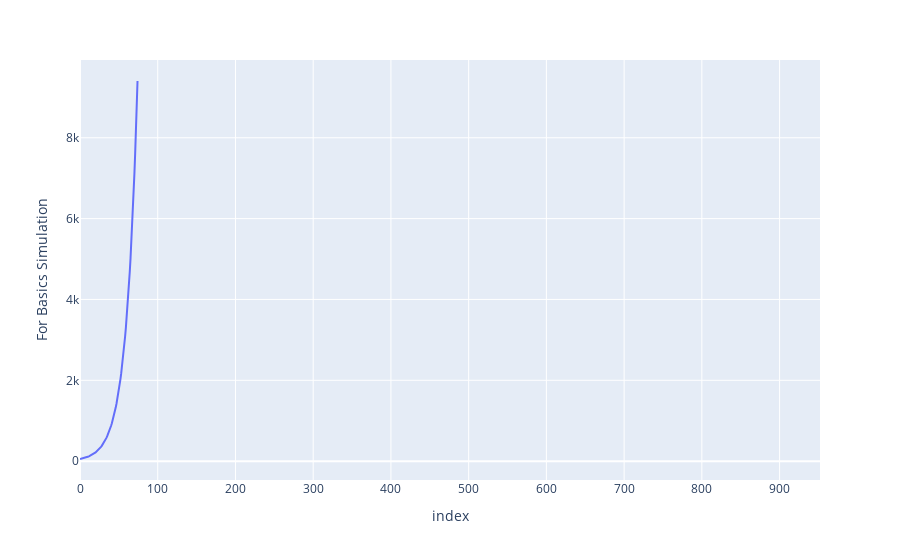
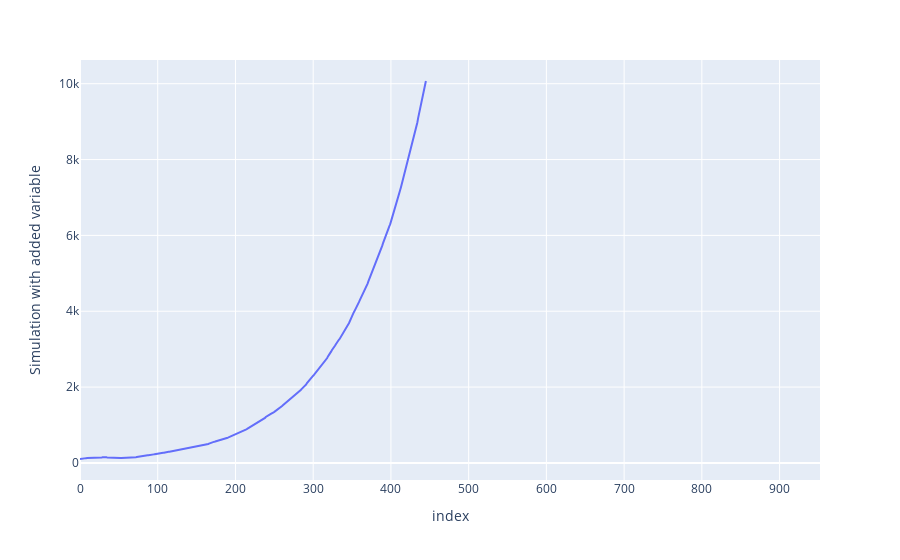
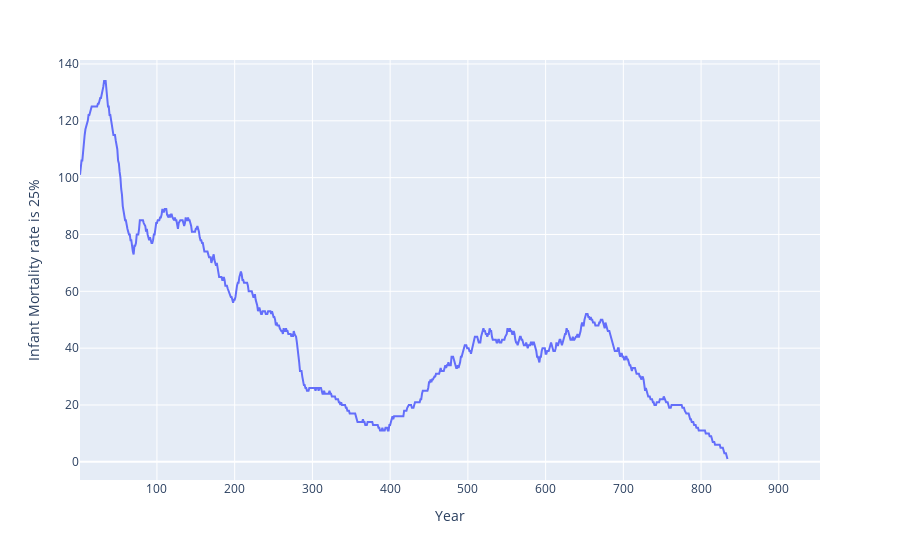
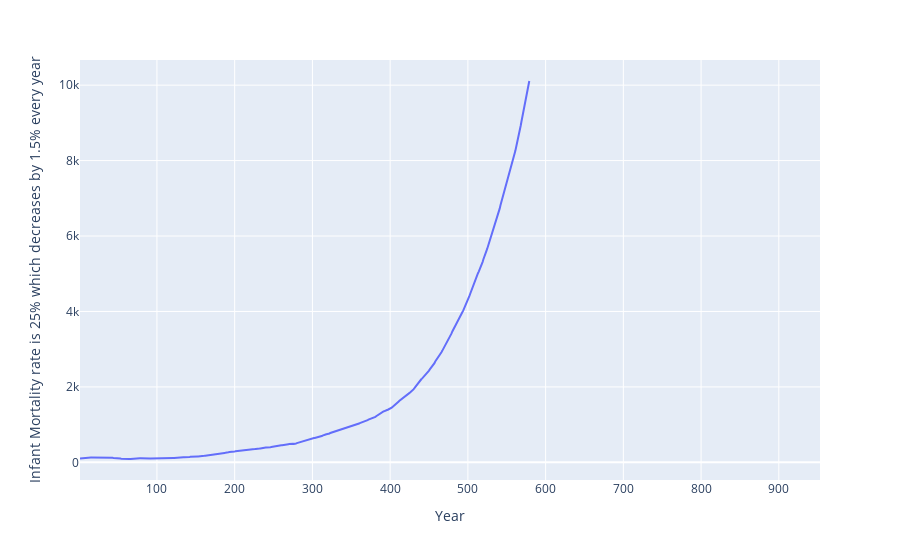

The code cell stored with these charts, in order, in its notebook:
### Code cell
import dash
import plotly.express as px
import pandas as pd
from dash import html
from dash import dcc
from dash.dependencies import Output, Input

# Data Exploration with Pandas
# ------------------------------------------------------------------------------------------------------------
# df = pd.read_excel("dash_data.xlsx") # it is very slow compared to csv
df = pd.read_csv("dash_data.csv")
# print(df[:5]) # print 5 rows
# print(df.iloc[:5, [0,5]]) # print 5 rows and 1st + 6th column using iloc
# print(df.loc[:5, ["Simulation with Default Code"]]) # print 5 rows of 6th column using loc

# print(df.'For Basics Simulation'.nunique()) # unable to use column name?

# print(df.nunique(0)) # number of unique  entries row-wise
# print(df.nunique(1)) # number of unique entries column-wise

# Data Visualization with Plotly
# ------------------------------------------------------------------------------------------------------------
fig_line = px.line(data_frame=df, y="For Basics Simulation")
fig_line.show()
fig_line = px.line(data_frame=df, y="Simulation with added variable")
fig_line.show()
fig_line = px.line(data_frame=df, y="Infant Mortality rate is 25%", x="Year")
fig_line.show()
fig_line = px.line(data_frame=df, y="Infant Mortality rate is 25% which decreases by 1.5% every year", x="Year")
fig_line.show()
fig_line = px.line(data_frame=df, y="with Disaster chances, once in 10 year", x="Year")
fig_line.show()
fig_line = px.line(data_frame=df, y="Simulation with Default Code", x="Year")
fig_line.show()
# fig_hist = px.histogramx(data_frame=df, y="Simulation with Default Code", x="Year")
# fig_hist.show()

### Figure 1 — Plotly figure (JSON) as saved in the notebook; plotly's stock layout.template omitted (floating-point values rounded to 4 significant figures; data arrays with more than 128 entries replaced by an {"elided": "..."} marker saying what was removed)
{"data": [{"hovertemplate": "index=%{x}<br>For Basics Simulation=%{y}<extra></extra>", "legendgroup": "", "line": {"color": "#636efa", "dash": "solid"}, "marker": {"symbol": "circle"}, "mode": "lines", "name": "", "orientation": "v", "showlegend": false, "type": "scatter", "x": {"elided": "953 int values"}, "xaxis": "x", "y": {"elided": "953 int values"}, "yaxis": "y"}], "layout": {"legend": {"tracegroupgap": 0}, "margin": {"t": 60}, "xaxis": {"anchor": "y", "domain": [0, 1], "title": {"text": "index"}}, "yaxis": {"anchor": "x", "domain": [0, 1], "title": {"text": "For Basics Simulation"}}}}

### Figure 2 — Plotly figure (JSON) as saved in the notebook; plotly's stock layout.template omitted (floating-point values rounded to 4 significant figures; data arrays with more than 128 entries replaced by an {"elided": "..."} marker saying what was removed)
{"data": [{"hovertemplate": "index=%{x}<br>Simulation with added variable=%{y}<extra></extra>", "legendgroup": "", "line": {"color": "#636efa", "dash": "solid"}, "marker": {"symbol": "circle"}, "mode": "lines", "name": "", "orientation": "v", "showlegend": false, "type": "scatter", "x": {"elided": "953 int values"}, "xaxis": "x", "y": {"elided": "953 int values"}, "yaxis": "y"}], "layout": {"legend": {"tracegroupgap": 0}, "margin": {"t": 60}, "xaxis": {"anchor": "y", "domain": [0, 1], "title": {"text": "index"}}, "yaxis": {"anchor": "x", "domain": [0, 1], "title": {"text": "Simulation with added variable"}}}}

### Figure 3 — Plotly figure (JSON) as saved in the notebook; plotly's stock layout.template omitted (floating-point values rounded to 4 significant figures; data arrays with more than 128 entries replaced by an {"elided": "..."} marker saying what was removed)
{"data": [{"hovertemplate": "Year=%{x}<br>Infant Mortality rate is 25%=%{y}<extra></extra>", "legendgroup": "", "line": {"color": "#636efa", "dash": "solid"}, "marker": {"symbol": "circle"}, "mode": "lines", "name": "", "orientation": "v", "showlegend": false, "type": "scatter", "x": {"elided": "953 int values"}, "xaxis": "x", "y": {"elided": "953 int values"}, "yaxis": "y"}], "layout": {"legend": {"tracegroupgap": 0}, "margin": {"t": 60}, "xaxis": {"anchor": "y", "domain": [0, 1], "title": {"text": "Year"}}, "yaxis": {"anchor": "x", "domain": [0, 1], "title": {"text": "Infant Mortality rate is 25%"}}}}

### Figure 4 — Plotly figure (JSON) as saved in the notebook; plotly's stock layout.template omitted (floating-point values rounded to 4 significant figures; data arrays with more than 128 entries replaced by an {"elided": "..."} marker saying what was removed)
{"data": [{"hovertemplate": "Year=%{x}<br>Infant Mortality rate is 25% which decreases by 1.5% every year=%{y}<extra></extra>", "legendgroup": "", "line": {"color": "#636efa", "dash": "solid"}, "marker": {"symbol": "circle"}, "mode": "lines", "name": "", "orientation": "v", "showlegend": false, "type": "scatter", "x": {"elided": "953 int values"}, "xaxis": "x", "y": {"elided": "953 int values"}, "yaxis": "y"}], "layout": {"legend": {"tracegroupgap": 0}, "margin": {"t": 60}, "xaxis": {"anchor": "y", "domain": [0, 1], "title": {"text": "Year"}}, "yaxis": {"anchor": "x", "domain": [0, 1], "title": {"text": "Infant Mortality rate is 25% which decreases by 1.5% every year"}}}}
